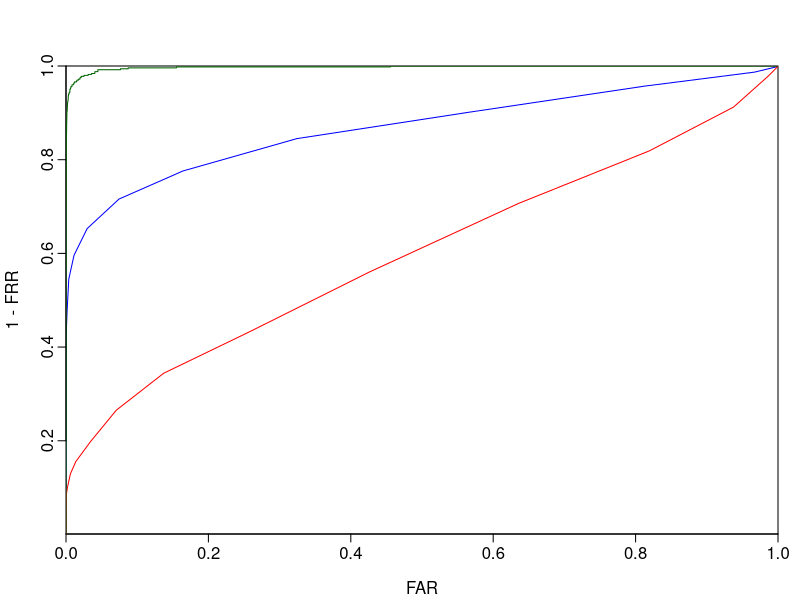

Generate this figure with R: (Note: this script raises an error after producing the figure.)
#!/usr/bin/env Rscript
args = commandArgs(trailingOnly=TRUE)
pdf(file="roc.pdf")
far <- scan("fingerprint/true/far.txt")
frr <- scan("fingerprint/true/frr.txt")
par(mgp=c(2.2,0.45,0), tcl=-0.4, mar=c(3.3,3.3,3.3,1.1))
plot(far, 1 - frr, xlab="FAR", ylab="1 - FRR", col="blue", pch=16, type="l", xaxs="i", yaxs="i")
par(new = TRUE)
far <- scan("fingerprint/automatic/far.txt")
frr <- scan("fingerprint/automatic/frr.txt")
plot(far, 1 - frr, type='l', pch=16, col="red", axes = FALSE, ann = FALSE, xaxs="i", yaxs="i")
par(new = TRUE)
far <- scan("iris/solo/far.txt")
frr <- scan("iris/solo/frr.txt")
plot(far, 1 - frr, type='l', pch=16, col="darkgreen", axes = FALSE, ann = FALSE, xaxs="i", yaxs="i")
par(new = TRUE)
far <- scan("iris/and_fingerprint/far.txt")
frr <- scan("iris/and_fingerprint/frr.txt")
plot(far, 1 - frr, type='l', pch=16, col="green", axes = FALSE, ann = FALSE, xaxs="i", yaxs="i")
par(new = TRUE)
plot(c(0:1.0), c(0:1.0), type='l', pch=16, col="black", lty = 5, axes = FALSE, ann = FALSE, xaxs="i", yaxs="i")
grid(col = "lightgray", lty = "dotted", lwd = par("lwd"), equilogs = TRUE)
par(new = TRUE)
far <- scan("fingerprint/true/far.txt")
frr <- scan("fingerprint/true/frr.txt")
plot(far, 1 - frr, xlab="FAR", ylab="1 - FRR", col="blue", pch=16, type="l", xaxs="i", yaxs="i")
legend("bottomright", inset=.05, cex = 1, c("Impressão digital - detecção manual", "Impressão digital - detecção automática", "Iris - detecção manual", "Iris + Impressão digital - manual", "Aleatório"), lty=c(1,1,1,1,5), lwd=c(2,2,2,2,2), col=c("blue", "red", "darkgreen", "green", "black"), bg="grey96")
par(new = TRUE)
far <- scan("fingerprint/automatic/far.txt")
frr <- scan("fingerprint/automatic/frr.txt")
plot(far, 1 - frr, type='l', pch=16, col="red", axes = FALSE, ann = FALSE, xaxs="i", yaxs="i")
par(new = TRUE)
far <- scan("iris/solo/far.txt")
frr <- scan("iris/solo/frr.txt")
plot(far, 1 - frr, type='l', pch=16, col="darkgreen", axes = FALSE, ann = FALSE, xaxs="i", yaxs="i")
par(new = TRUE)
far <- scan("iris/and_fingerprint/far.txt")
frr <- scan("iris/and_fingerprint/frr.txt")
plot(far, 1 - frr, type='l', pch=16, col="green", axes = FALSE, ann = FALSE, xaxs="i", yaxs="i")
par(new = TRUE)
plot(c(0:1.0), c(0:1.0), type='l', pch=16, col="black", lty = 5, axes = FALSE, ann = FALSE, xaxs="i", yaxs="i")
dev.off()
